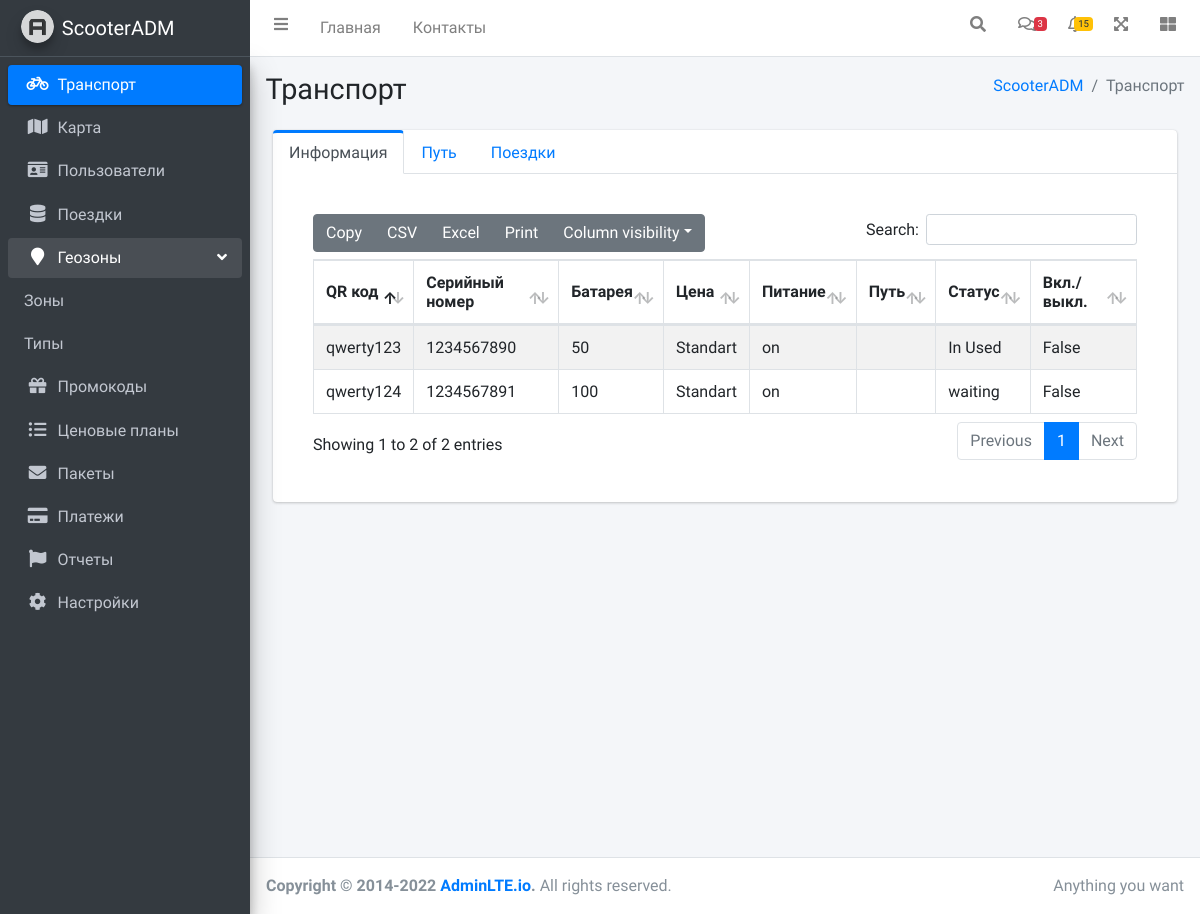
The page / on the database its author committed.
### adm/models.py (models this page shows, shortened)
class Transport(models.Model):
    Qr_code = models.IntegerField(null=False, unique=True)
    Serial_number = models.IntegerField(null=False, unique=True)
    Battery = models.IntegerField(null=False)
    Price = models.CharField(max_length=30, null=True)
    Power = models.CharField(max_length=30)
    Trip = models.IntegerField(null=True)
    Status = models.CharField(max_length=30, null=True)
    Action = models.BooleanField(null=True)

### adm/views.py (the view)
# urls.py: path('', views.transport, name='transport'),
def transport(request):
    name = "Транспорт"
    trans = Transport.objects.all()
    return render(request, 'adm/transport.html', {'trans': trans, 'name': name})

### templates/adm/transport.html (shortened to what this page needs)
{% extends 'adm/index.html' %}
{% load static %}
{% block content_header %}
<div class="content-header">
      <div class="container-fluid">
        <div class="row mb-2">
          <div class="col-sm-6">
            <h1 class="m-0">Транспорт</h1>
          </div>
          <div class="col-sm-6">
            <ol class="breadcrumb float-sm-right">
              <li class="breadcrumb-item"><a href="#">{% block content_header_breadcrumb %}ScooterADM{% endblock %}</a></li>
              <li class="breadcrumb-item active">{{name}}</li>
            </ol>
          </div>
        </div>
      </div>
    </div>
{% endblock %}
{% block main_content.html %}
<div class="content">
      <div class="container-fluid">
        <div class="col-12 col-sm-12">
            <div class="card card-primary card-outline card-outline-tabs">
              <div class="card-header p-0 border-bottom-0">
                <ul class="nav nav-tabs" id="custom-tabs-four-tab" role="tablist">
                  <li class="nav-item">
                    <a class="nav-link active" id="custom-tabs-four-home-tab" data-toggle="pill" href="#custom-tabs-four-home"
                       role="tab" aria-controls="custom-tabs-four-home" aria-selected="false">Информация</a>
                  </li>
                  <li class="nav-item">
                    <a class="nav-link" id="custom-tabs-four-profile-tab" data-toggle="pill" href="#custom-tabs-four-profile"
                       role="tab" aria-controls="custom-tabs-four-profile" aria-selected="false">Путь</a>
                  </li>
                  <li class="nav-item">
                    <a class="nav-link" id="custom-tabs-four-messages-tab" data-toggle="pill" href="#custom-tabs-four-messages"
                       role="tab" aria-controls="custom-tabs-four-messages" aria-selected="false">Поездки</a>
                  </li>
                </ul>
              </div>
              <div class="card-body">
                <div class="tab-content" id="custom-tabs-four-tabContent">
                  <div class="tab-pane fade active show" id="custom-tabs-four-home" role="tabpanel" aria-labelledby="custom-tabs-four-home-tab">
                      {% include 'adm/content/transport-table.html' %}
                  </div>
                </div>
              </div>
            </div>
          </div>
      </div>
    </div>
{% endblock %}

### templates/adm/content/transport-table.html (shortened to what this page needs)
{% load static %}
<div class="card-body">
                <table id="example1" class="table table-bordered table-striped">
                  <thead>
                  <tr>
                    <th>QR код</th>
                    <th>Серийный номер</th>
                    <th>Батарея</th>
                    <th>Цена</th>
                    <th>Питание</th>
                    <th>Путь</th>
                    <th>Статус</th>
                    <th>Вкл./выкл.</th>
                  </tr>
                  </thead>
                  <tbody>
                      {%for el in trans%}
                      <tr>
                        <td>{{el.Qr_code}}</td>
                        <td>{{el.Serial_number}}</td>
                        <td>{{el.Battery}}</td>
                        <td>{{el.Price}}</td>
                        <td>{{el.Power}}</td>
                          {% if el.trip is None%}
                          <td></td>
                          {% else %}
                          <td>{{el.Trip}}</td>
                          {% endif %}
                        <td>{{el.Status}}</td>
                        <td>{{el.Action}}</td>
                      </tr>
                      {% endfor%}
                </table>
              </div>

### rows shown on the page
Transport: Qr_code "qwerty123", Serial_number "1234567890", Battery "50", Price "Standart", Power "on", Status "In Used", Action "False"
Transport: Qr_code "qwerty124", Serial_number "1234567891", Battery "100", Price "Standart", Power "on", Status "waiting", Action "False"

### other values the page prints
{{ name }} "Транспорт"
